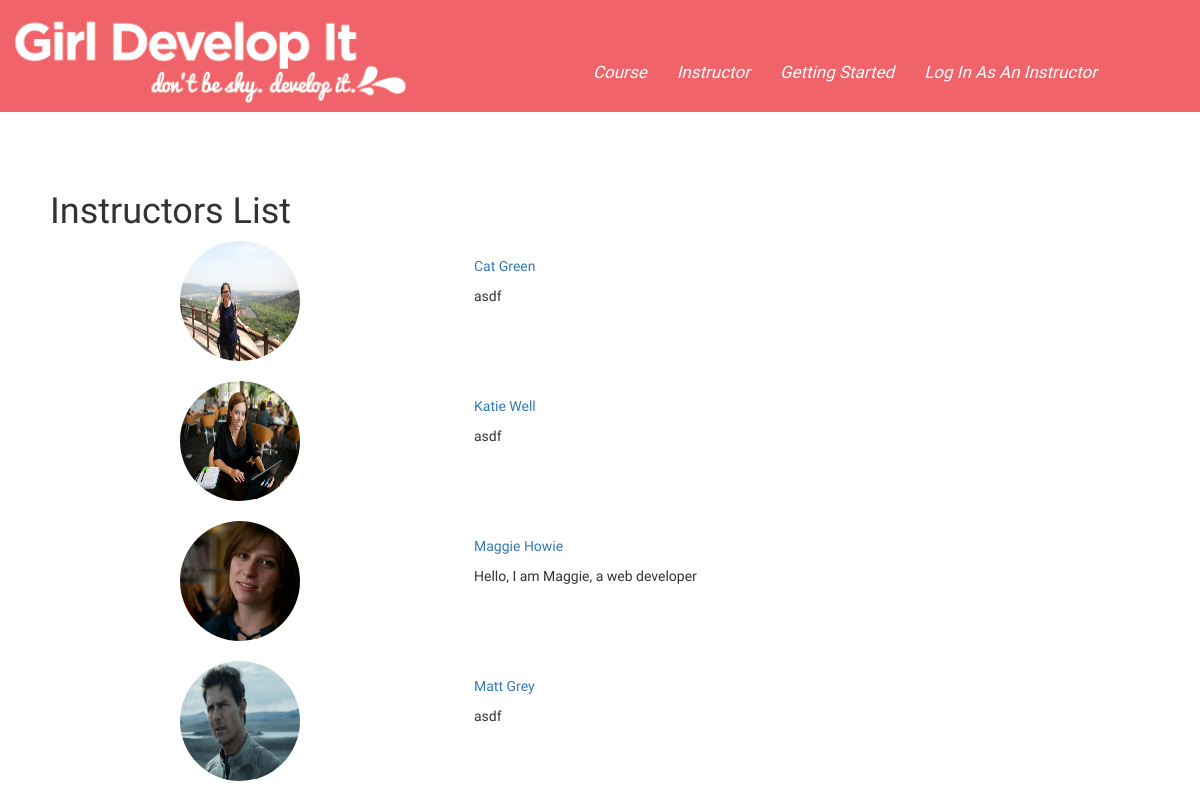
/instructor/, run on an earlier commit of the app's database.
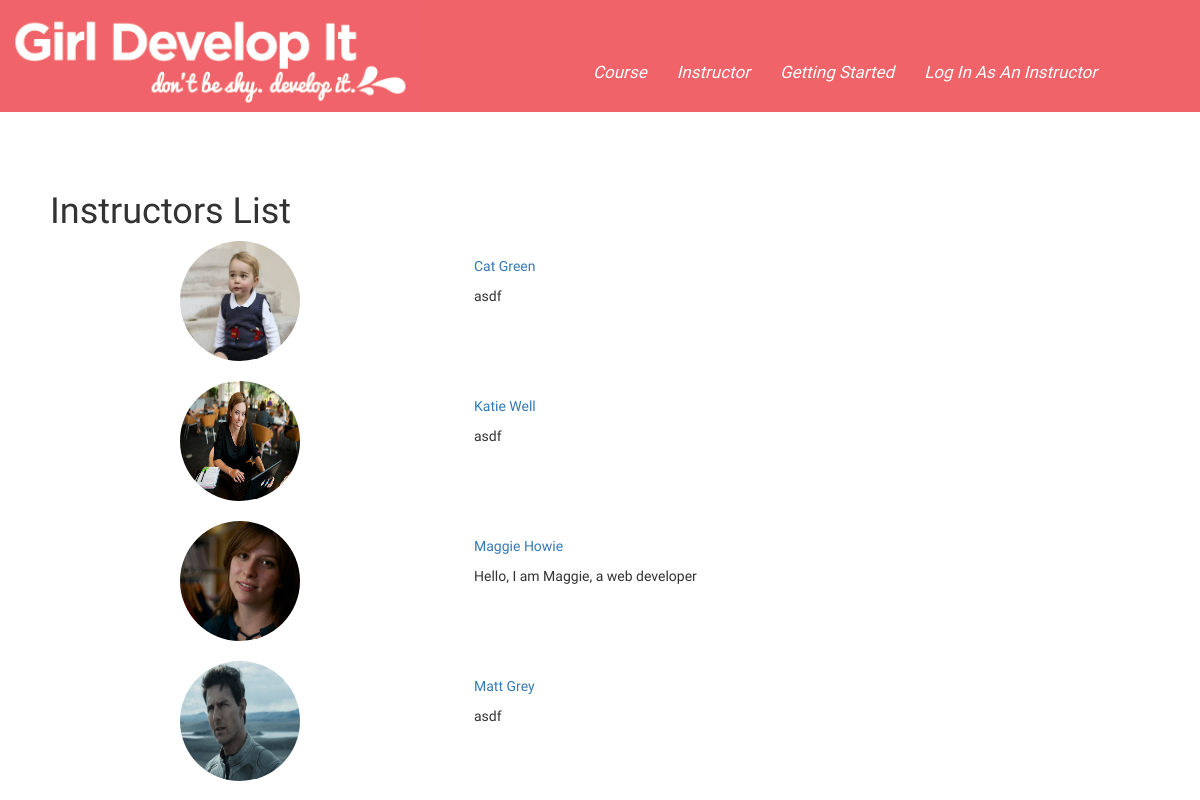
And on a later commit of the database.
### course/models.py (models this page shows, shortened)
class Instructor(models.Model):
    user = models.OneToOneField(User, null=True)
    f_name = models.CharField(max_length=80)
    l_name = models.CharField(max_length=80)
    password = models.CharField(max_length=20)
    email = models.CharField(max_length=100)
    twitter = models.URLField(max_length=100, null=True)
    website = models.URLField(max_length=100, null=True)
    git = models.URLField(max_length=100, null=True)
    bio = models.TextField(null=True)
    admin = models.BooleanField(default=False)
    pic = models.ImageField(upload_to=generate_imagename, null=True)

### instructor/views.py (the view)
def instructor_list(request):
    instructors = Instructor.objects.all().order_by('f_name')
    t = loader.get_template('instructor_list.html')
    c = Context({'instructors': instructors,})
    return HttpResponse(t.render(c))

### templates/instructor_list.html (shortened to what this page needs)
{% extends "base.html" %}
{% block content %}
<h1>Instructors List</h1>
{% if instructors %}
{% for instructor in instructors %}
<div class="instructor_box_list">
    <div class="instructor_img_list">
        <img src="{{instructor.pic.url}}"/>
    </div>
    <div class="instructor_info_list">
        <p><a href="/instructor/{{instructor.f_name|slugify}}-{{instructor.l_name|slugify}}-{{instructor.pk}}">{{instructor.f_name}} {{instructor.l_name}}</a></p>
		<p>{{instructor.bio}}</p>
	</div>
</div>
{% endfor %}
{% endif %}
{% endblock %}

### templates/base.html (shortened to what this page needs)
<!doctype HTML>
{% load staticfiles %}
<html>
    <head>
        <link rel="stylesheet" href="//maxcdn.bootstrapcdn.com/bootstrap/3.2.0/css/bootstrap.min.css">
        <link rel="stylesheet" href="//maxcdn.bootstrapcdn.com/bootstrap/3.2.0/css/bootstrap-theme.min.css">
        <link rel="stylesheet" href="{% static 'css/main.css' %}">
    </head>
    <body>
        <nav>
            <a href='/'><img src="{% static 'images/gdi_logo.png' %}" alt='gdi logo'></a>
            <ul class="flex-container">
                <li class="flex-item"><a href="/course/">Course</a></li>
                <li class="flex-item"><a href="/instructor/">Instructor</a></li>
                <li class="flex-item"><a href="/getting_started/">Getting Started</a></li>
                {% if user.is_authenticated %}
                <li class="flex-item">hello {{ user.username }}</li>
                {% else %}
                <li class="flex-item"><a href="/login/">Log In As An Instructor</a></li>
                {% endif %}
            </ul>
        </nav>
        <br>
        <br>
        <br>
    {% block content%}
    {% endblock%}
  </body>
 <html>

### static/css/main.css (style rules this page uses)
body { width:100%; display:inline-block; font-family:'Abel', sans-serif;; }
h1 { margin-left:50px; }
nav { background-color:#F05B62; opacity: 0.95; }
nav img { float:left; width:35%; }
nav ul { float:right; width:65%; }
nav a { color: #ffffff; font-style:italic; }
.flex-container { list-style: none; justify-content: center; display: -webkit-box; display: -moz-box; display: -ms-flexbox; display: -webkit-flex; display: flex; -webkit-flex-wrap: nowrap; -moz-flex-wrap: nowrap; -ms-flex-wrap: nowrap; flex-wrap: nowrap; }
.flex-item { margin-top: 60px; margin-left:30px; font-size: 17px; text-align: left; }
.instructor_box_list { margin:0px auto; width:70%; height:140px; }
.instructor_img_list { float:left; width:5%; }
.instructor_img_list img { width:120px; height:120px; border-radius:50%; }
.instructor_info_list { float:right; width:65%; padding-top:15px; }

What changed in the data, as far as the page shows it:
changed Instructor "Cat": pic: a different picture
